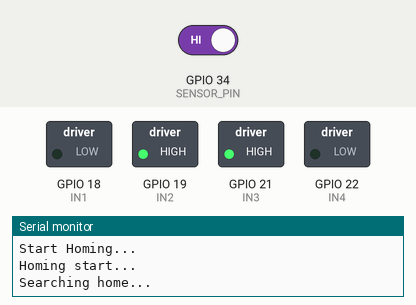
Simulated run of this sketch. Board: ESP32. Shown: switched loads named in the sketch (green lamp = pin HIGH), the last lines printed to the serial monitor. Dashed ring = blinking. The inputs (shaded band) are chosen by the test bench; at power-on: GPIO 34 (SENSOR_PIN) HIGH.

Above: at 1.06 s.
At 1.81 s:
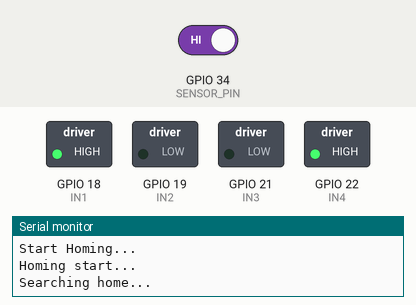
2.3 s: GPIO 34 (SENSOR_PIN) driven LOW
At 3.4 s:
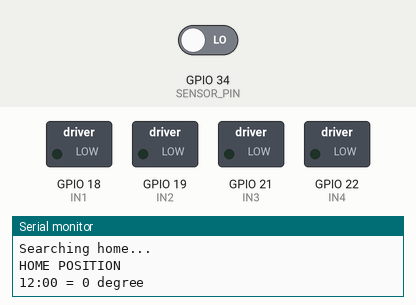
Timing chart, 0 to 11.3 s (numbered marks = the images above; inputs shaded):
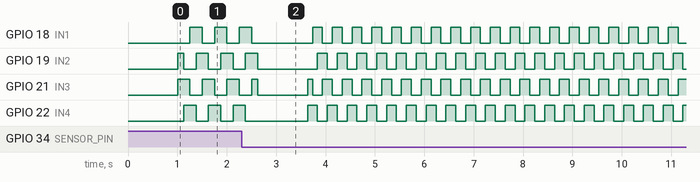

The sketch:

calibration_test.ino
```cpp
#include <Arduino.h>

#include "config.h"
#include "motor.h"
#include "sensor.h"

//==================================================
// Calibration Settings
//==================================================

// 1回転あたりの実測基準step
#define CALIBRATION_STEPS_PER_REV 200

// 測定する回転数
#define CALIBRATION_REVOLUTIONS 5

// モーターstep間隔
#define STEP_DELAY_MS 100

// Homing step間隔
#define HOME_DELAY_MS 125


//==================================================
// Homing
//==================================================

bool doHoming()
{
    Serial.println("Homing start...");

    //========================================
    // すでにセンサー上なら抜ける
    //========================================

    if (sensorDetected())
    {
        Serial.println("Sensor already active.");
        Serial.println("Escaping...");

        while (sensorDetected())
        {
            sensorUpdate();

            motorStepForward();

            delay(HOME_DELAY_MS);
        }
    }

    //========================================
    // ホームを探す
    //========================================

    Serial.println("Searching home...");

    while (!sensorHomePosition())
    {
        sensorUpdate();

        motorStepForward();

        delay(HOME_DELAY_MS);
    }

    motorDisable();

    Serial.println("HOME POSITION");
    Serial.println("12:00 = 0 degree");

    return true;
}


//==================================================
// Setup
//==================================================

void setup()
{
    Serial.begin(115200);

    Serial.println();
    Serial.println("==============================");
    Serial.println("Clock Calibration Test");
    Serial.println("==============================");

    motorInit();
    sensorInit();

    delay(1000);

    Serial.println("Start Homing...");
}


//==================================================
// Loop
//==================================================

void loop()
{
    static bool completed = false;

    if (completed)
        return;

    //========================================
    // Homing
    //========================================

    if (!doHoming())
        return;

    delay(1000);

    //========================================
    // Calibration movement
    //========================================

    Serial.println();
    Serial.println("==============================");
    Serial.println("Start calibration...");
    Serial.println("1 revolution = 200 steps");
    Serial.println("Total = 5 revolutions");
    Serial.println("==============================");

    //========================================
    // 200 stepごとに停止
    //========================================

    for (int revolution = 1;
         revolution <= CALIBRATION_REVOLUTIONS;
         revolution++)
    {
        Serial.println();
        Serial.print("Revolution ");
        Serial.print(revolution);
        Serial.println(" start");

        // 200 step動かす
        for (int step = 0;
             step < CALIBRATION_STEPS_PER_REV;
             step++)
        {
            motorStepForward();

            delay(STEP_DELAY_MS);
        }

        // 1回転ごとに停止
        motorDisable();

        Serial.println();
        Serial.println("------------------------------");

        Serial.print("Revolution = ");
        Serial.println(revolution);

        Serial.print("Total Steps = ");
        Serial.println(
            revolution * CALIBRATION_STEPS_PER_REV
        );

        Serial.println("Measure hand position now.");

        Serial.println("------------------------------");

        //====================================
        // 次の1回転まで待つ
        //====================================

        if (revolution < CALIBRATION_REVOLUTIONS)
        {
            Serial.println("Press RESET to repeat from HOME.");

            // 次の回転を自動開始
            delay(2000);
        }
    }

    //========================================
    // Complete
    //========================================

    Serial.println();
    Serial.println("==============================");
    Serial.println("CALIBRATION COMPLETE");
    Serial.println("==============================");

    Serial.println("Measured positions:");
    Serial.println("Rev 1 = 200 steps");
    Serial.println("Rev 2 = 400 steps");
    Serial.println("Rev 3 = 600 steps");
    Serial.println("Rev 4 = 800 steps");
    Serial.println("Rev 5 = 1000 steps");

    Serial.println("==============================");

    // 測定終了後は励磁OFF
    motorDisable();

    completed = true;
}
```

motor.cpp
```cpp
#include <Arduino.h>

#include "config.h"
#include "motor.h"

//==================================================
// モーター内部変数
//==================================================

// 現在の励磁位置
static int stepIndex = 0;

// モーター有効状態
static bool motorEnabled = false;


//==================================================
// 2相励磁シーケンス
//==================================================

const uint8_t seq[4][4] =
{
    {1,1,0,0},
    {0,1,1,0},
    {0,0,1,1},
    {1,0,0,1}
};

//==================================================
// 内部関数
//==================================================

static void applyStep(int index)
{
    digitalWrite(IN1, seq[index][0]);
    digitalWrite(IN2, seq[index][1]);
    digitalWrite(IN3, seq[index][2]);
    digitalWrite(IN4, seq[index][3]);
}

//==================================================
// 初期化
//==================================================

void motorInit()
{

    pinMode(IN1,OUTPUT);
    pinMode(IN2,OUTPUT);
    pinMode(IN3,OUTPUT);
    pinMode(IN4,OUTPUT);

    motorDisable();

}

//==================================================
// 励磁ON
//==================================================

void motorEnable()
{
    motorEnabled = true;

    applyStep(stepIndex);
}

//==================================================
// 励磁OFF
//==================================================

void motorDisable()
{
    motorEnabled = false;

    digitalWrite(IN1,LOW);
    digitalWrite(IN2,LOW);
    digitalWrite(IN3,LOW);
    digitalWrite(IN4,LOW);
}

//==================================================
// 正転1step
//==================================================

void motorStepForward()
{

    if(!motorEnabled)
        motorEnable();

    stepIndex++;

    if(stepIndex>=4)
        stepIndex=0;

    applyStep(stepIndex);

}

//==================================================
// 逆転1step
//==================================================

void motorStepReverse()
{

    if(!motorEnabled)
        motorEnable();

    stepIndex--;

    if(stepIndex<0)
        stepIndex=3;

    applyStep(stepIndex);

}
```

motor.h
```cpp
#ifndef MOTOR_H
#define MOTOR_H

#include <Arduino.h>

// 初期化
void motorInit();

// モーター励磁ON
void motorEnable();

// モーター励磁OFF
void motorDisable();

// 正転1ステップ
void motorStepForward();

// 逆転1ステップ
void motorStepReverse();

#endif
```

sensor.cpp
```cpp
#include "config.h"
#include "sensor.h"


// 現在の状態
static bool currentState = HIGH;

// 前回状態
static bool previousState = HIGH;

// エッジ検出
static bool risingEdge = false;
static bool fallingEdge = false;

// デバウンス用
static bool lastRawState = HIGH;
static unsigned long lastChangeTime = 0;

const unsigned long debounceTime = 10;   // 10ms

// 初期化
void sensorInit()
{
    pinMode(SENSOR_PIN, INPUT);

    currentState = digitalRead(SENSOR_PIN);
    previousState = currentState;

    lastRawState = currentState;
    lastChangeTime = millis();

    risingEdge = false;
    fallingEdge = false;
}

// 更新（loop毎に呼ぶ）
void sensorUpdate() {
    // 毎回クリア
    risingEdge = false;
    fallingEdge = false;

    bool raw = digitalRead(SENSOR_PIN);

    // 状態が変わったら時間を記録
    if (raw != lastRawState) {
        lastRawState = raw;
        lastChangeTime = millis();
    }

    // 一定時間変化しなければ確定
    if (millis() - lastChangeTime >= debounceTime) {
        if (raw != currentState) {
            previousState = currentState;
            currentState = raw;

            if (previousState == HIGH && currentState == LOW) {
                risingEdge = true;
            }

            if (previousState == LOW && currentState == HIGH) {
                fallingEdge = true;
            }
        }
    }
}

// 現在の状態
bool sensorDetected()
{
    return currentState == LOW;
}

// ONになった瞬間
bool sensorRisingEdge()
{
    return risingEdge;
}

// OFFになった瞬間
bool sensorFallingEdge()
{
    return fallingEdge;
}

// ホームポジション
bool sensorHomePosition() {
    return sensorRisingEdge();
}
```

sensor.h
```cpp
#ifndef SENSOR_H
#define SENSOR_H

#include <Arduino.h>

// 初期化
void sensorInit();

// 更新（loop毎に呼ぶ）
void sensorUpdate();

// 現在の状態
bool sensorDetected();

// ONになった瞬間
bool sensorRisingEdge();

// OFFになった瞬間
bool sensorFallingEdge();

// ホームポジション
bool sensorHomePosition();

#endif
```

config.h
```cpp
#ifndef CONFIG_H
#define CONFIG_H

#include <Arduino.h>

//==================================================
// Version
//==================================================

#define VERSION "Clock Receiver Ver0.11"

//==================================================
// Motor
//==================================================

#define IN1 18
#define IN2 19
#define IN3 21
#define IN4 22

//==================================================
// Hall Sensor
//==================================================

#define SENSOR_PIN 34

#define DEBUG_ENABLE 1

//==================================================
// RS485 (UART2)
//==================================================

#define RS485_RX 16
#define RS485_TX 17

#define RS485_BAUD 9600

//==================================================
// Motor
//==================================================
// モーター本来の仕様（参考値）
#define MOTOR_STEPS_PER_REV 200.0f

//==================================================
// Clock Mechanism
//==================================================

// 時計機構の設計値
#define DESIGN_STEPS_PER_REV 200.0f

// 実機キャリブレーション値
// 組み立て後の実測値
// デフォルトのキャリブレーション値
#define DEFAULT_CLOCK_STEPS_PER_REV 211.0f

//==================================================
// Clock Mechanism
//==================================================

// 分針1回転 = 1時間
#define CLOCK_STEPS_PER_REV 211.0f

// 12時間で分針12回転
#define CLOCK_STEPS_PER_12H (CLOCK_STEPS_PER_REV * 12.0f)

// 通常運転速度
#define NORMAL_STEP_PER_SEC (CLOCK_STEPS_PER_12H / 43200.0f)


// 現在使用する値
#define CLOCK_STEPS_PER_REV DEFAULT_CLOCK_STEPS_PER_REV

#define NORMAL_STEP_PER_SEC (CLOCK_STEPS_PER_REV / 3600.0f)

// JUMP速度 [step/sec]
#define JUMP_STEP_PER_SEC 10.0f

//==================================================
// Clock
//==================================================

#define CLOCK_INTERVAL 60000UL

//==================================================
// Homing
//==================================================

// ホーミング高速
#define HOME_FAST_SPEED 40.0f

// ホーミング低速
#define HOME_SLOW_SPEED 8.0f

// タイムアウト(ms)
#define HOME_TIMEOUT 35000

//==================================================
// Debug
//==================================================

#define DEBUG_ENABLE 1

#define DEBUG_MOTOR 1
#define DEBUG_COMM 1
#define DEBUG_STATE 1
#define DEBUG_SENSOR 1

#if DEBUG_ENABLE
#define DEBUG_PRINT(x) Serial.print(x)
#define DEBUG_PRINTLN(x) Serial.println(x)
#define DEBUG_PRINTF(...) Serial.printf(__VA_ARGS__)
#else
#define DEBUG_PRINT(x)
#define DEBUG_PRINTLN(x)
#define DEBUG_PRINTF(...)

#endif

#endif
```

Measured:
- by itself, GPIO 18 (IN1), GPIO 22 (IN4): repeats every 0.40 s: HIGH 0.20 s, LOW 0.20 s
